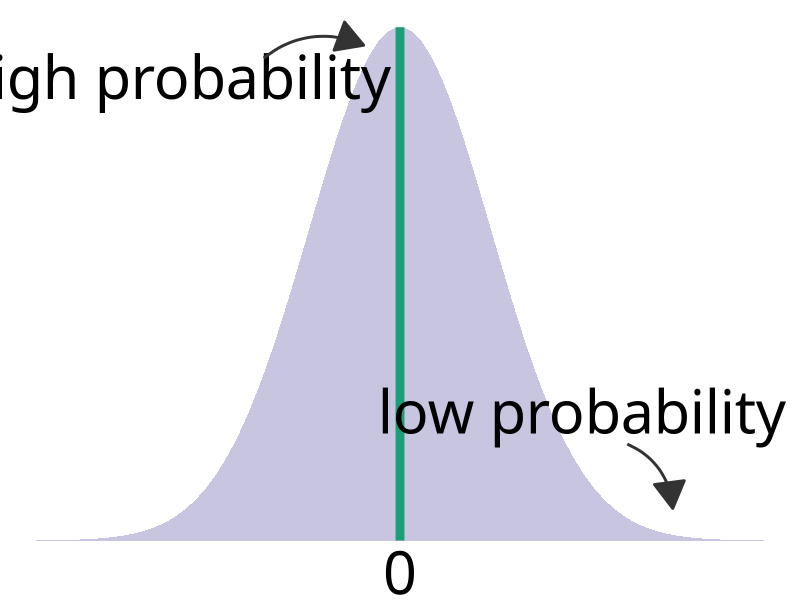
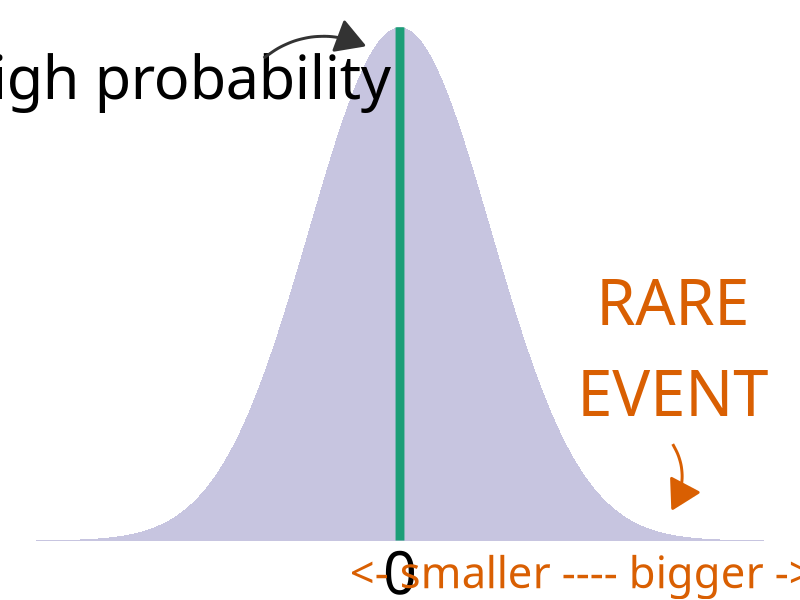
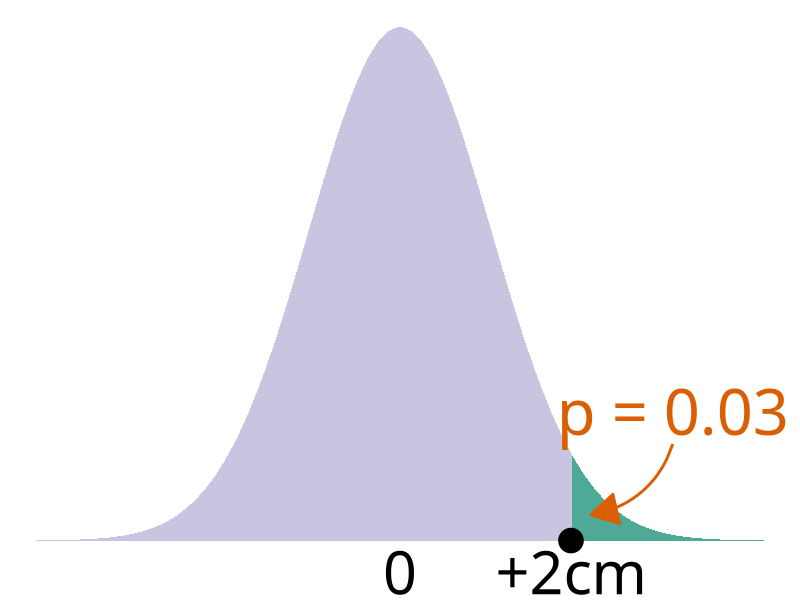
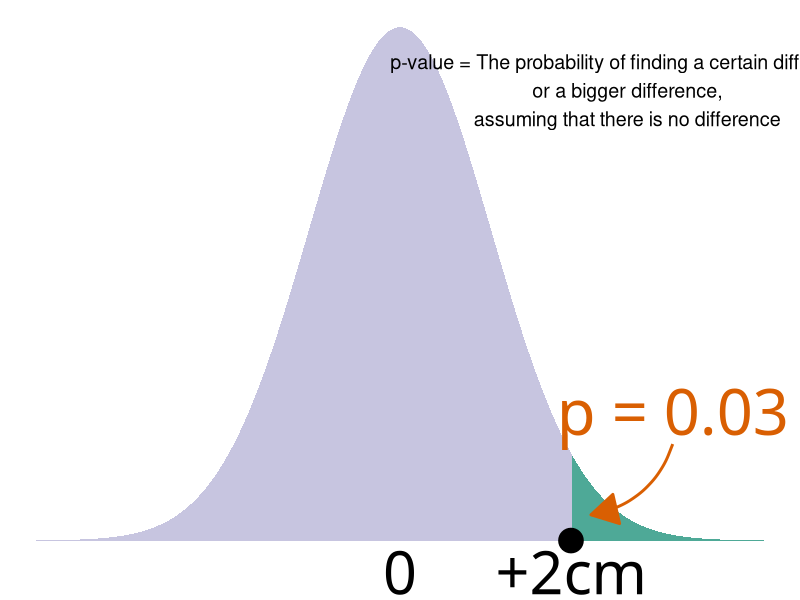

Write R code to recreate these figures, in order.
## ---- chunk 1
#| label: setup
#| include: false

library(tidyverse)
theme_set(theme_light())
## ---- chunk 2
x <- seq(-4, 4, by = 0.01)
y <- dnorm(x)

labels <- tibble(
  x = c(0,  -2.5, 2),
  y = c(-0.025, 0.36, 0.1),
  labs = c("0", "high probability", "low probability")
)

arrows <- tibble(
  x1 = c(-1.5, 2.5),
  y1 = c(0.4 - 0.025, 0.1 - 0.025),
  x2 = c(-0.4, 3),
  y2 = c(0.4 - 0.015, 0.025)
)

ggplot() +
  aes(x, y) +
  geom_ribbon(aes(ymin = 0, ymax = y), fill = "#7570b3", alpha = 0.4) +
  geom_segment(aes(x = 0, y = 0, xend = 0, yend = max(y)), colour = "#1b9e77", size = 3) +
  geom_text(data = labels, aes(x, y, label = labs), size = 15, family = "Brandon Grotesque Medium") +
  geom_curve(
    data = arrows, aes(x = x1, y = y1, xend = x2, yend = y2),
    arrow = arrow(length = unit(0.3, "inch"), type = "closed"), size = 1,
    color = "gray20", curvature = -0.3
  ) +
  theme_void()
## ---- chunk 3
x <- seq(-4, 4, by = 0.01)
y <- dnorm(x)

labels <- tibble(
  x = c(0, 2, -2.5, 3),
  y = c(-0.025, -0.025, 0.36, 0.15),
  labs = c("0", "<- smaller ---- bigger ->", "high probability", "RARE\nEVENT")
)

arrows <- tibble(
  x1 = c(-1.5, 3),
  y1 = c(0.4 - 0.025, 0.1 - 0.025),
  x2 = c(-0.4, 3),
  y2 = c(0.4 - 0.015, 0.025)
)

ggplot() +
  aes(x, y) +
  geom_ribbon(aes(ymin = 0, ymax = y), fill = "#7570b3", alpha = 0.4) +
  geom_segment(aes(x = 0, y = 0, xend = 0, yend = max(y)), colour = "#1b9e77", size = 3) +
  geom_text(data = labels, aes(x, y, label = labs), size = c(15, 11, 15, 16), family = "Brandon Grotesque Medium", colour = c("black", "#d95f02", "black", "#d95f02")) +
  geom_curve(
    data = arrows, aes(x = x1, y = y1, xend = x2, yend = y2),
    arrow = arrow(length = unit(0.3, "inch"), type = "closed"), size = 1,
    color = c("gray20", "#d95f02"), curvature = -0.3
  ) +
  theme_void()
## ---- chunk 4
x <- seq(-4, 4, by = 0.01)
y <- dnorm(x)

labels <- tibble(
  x = c(0, qnorm(0.03, lower.tail = FALSE), 3),
  y = c(-0.025, -0.025, 0.1),
  labs = c("0", "+2cm", "p = 0.03")
)

arrows <- tibble(
  x1 = c(3),
  y1 = c(0.1 - 0.025),
  x2 = c(2.1),
  y2 = c(0.02)
)

ggplot() +
  aes(x, y) +
  geom_ribbon(aes(ymin = 0, ymax = y), fill = "#7570b3", alpha = 0.4) +
  geom_ribbon(aes(x = ifelse(x >= qnorm(0.03, lower.tail = FALSE), x, NA), ymin = 0, ymax = y), fill = "#1b9e77", alpha = 0.7) +
  geom_text(data = labels, aes(x, y, label = labs), size = c(15, 15, 16), family = "Brandon Grotesque Medium", colour = c("black", "black", "#d95f02")) +
  geom_curve(
    data = arrows, aes(x = x1, y = y1, xend = x2, yend = y2),
    arrow = arrow(length = unit(0.3, "inch"), type = "closed"), size = 1,
    color = c("#d95f02"), curvature = -0.3
  ) +
  annotate("point", x = qnorm(0.03, lower.tail = FALSE), y = 0, size = 8) +
  theme_void()
## ---- chunk 5
x <- seq(-4, 4, by = 0.01)
y <- dnorm(x)

labels <- tibble(
  x = c(0, qnorm(0.03, lower.tail = FALSE), 3),
  y = c(-0.025, -0.025, 0.1),
  labs = c("0", "+2cm", "p = 0.03")
)

arrows <- tibble(
  x1 = c(3),
  y1 = c(0.1 - 0.025),
  x2 = c(2.1),
  y2 = c(0.02)
)

ggplot() +
  aes(x, y) +
  geom_ribbon(aes(ymin = 0, ymax = y), fill = "#7570b3", alpha = 0.4) +
  geom_ribbon(aes(x = ifelse(x >= qnorm(0.03, lower.tail = FALSE), x, NA), ymin = 0, ymax = y), fill = "#1b9e77", alpha = 0.7) +
  geom_text(data = labels, aes(x, y, label = labs), size = c(15, 15, 16), family = "Brandon Grotesque Medium", colour = c("black", "black", "#d95f02")) +
  geom_curve(
    data = arrows, aes(x = x1, y = y1, xend = x2, yend = y2),
    arrow = arrow(length = unit(0.3, "inch"), type = "closed"), size = 1,
    color = c("#d95f02"), curvature = -0.3
  ) +
  annotate("point", x = qnorm(0.03, lower.tail = FALSE), y = 0, size = 8) +
  annotate("text", x = 2.5, y = 0.35, label = "p-value = The probability of finding a certain difference,\nor a bigger difference,\nassuming that there is no difference", size = 5) +
  theme_void()
